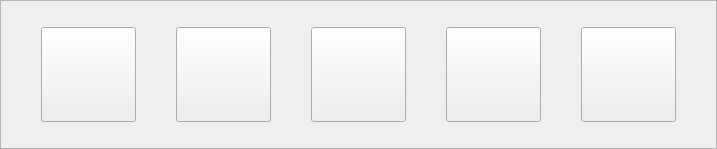
    <widget class="QFrame" name="frame_5">
     <property name="sizePolicy">
      <sizepolicy hsizetype="Preferred" vsizetype="Fixed">
       <horstretch>0</horstretch>
       <verstretch>0</verstretch>
      </sizepolicy>
     </property>
     <property name="minimumSize">
      <size>
       <width>0</width>
       <height>149</height>
      </size>
     </property>
     <property name="maximumSize">
      <size>
       <width>16777215</width>
       <height>149</height>
      </size>
     </property>
     <property name="frameShape">
      <enum>QFrame::StyledPanel</enum>
     </property>
     <property name="frameShadow">
      <enum>QFrame::Raised</enum>
     </property>
     <layout class="QGridLayout" name="gridLayout_6">
      <property name="leftMargin">
       <number>0</number>
      </property>
      <property name="topMargin">
       <number>0</number>
      </property>
      <property name="rightMargin">
       <number>0</number>
      </property>
      <property name="bottomMargin">
       <number>0</number>
      </property>
      <property name="spacing">
       <number>0</number>
      </property>
      <item row="0" column="5">
       <widget class="QPushButton" name="pushButton_zdbd">
        <property name="sizePolicy">
         <sizepolicy hsizetype="Fixed" vsizetype="Fixed">
          <horstretch>0</horstretch>
          <verstretch>0</verstretch>
         </sizepolicy>
        </property>
        <property name="minimumSize">
         <size>
          <width>95</width>
          <height>95</height>
         </size>
        </property>
        <property name="maximumSize">
         <size>
          <width>95</width>
          <height>95</height>
         </size>
        </property>
        <property name="focusPolicy">
         <enum>Qt::NoFocus</enum>
        </property>
        <property name="text">
         <string/>
        </property>
       </widget>
      </item>
      <item row="0" column="9">
       <widget class="QPushButton" name="pushButton_search">
        <property name="sizePolicy">
         <sizepolicy hsizetype="Fixed" vsizetype="Fixed">
          <horstretch>0</horstretch>
          <verstretch>0</verstretch>
         </sizepolicy>
        </property>
        <property name="minimumSize">
         <size>
          <width>95</width>
          <height>95</height>
         </size>
        </property>
        <property name="maximumSize">
         <size>
          <width>95</width>
          <height>95</height>
         </size>
        </property>
        <property name="focusPolicy">
         <enum>Qt::NoFocus</enum>
        </property>
        <property name="text">
         <string/>
        </property>
       </widget>
      </item>
      <item row="0" column="10">
       <spacer name="horizontalSpacer_36">
        <property name="orientation">
         <enum>Qt::Horizontal</enum>
        </property>
        <property name="sizeType">
         <enum>QSizePolicy::Preferred</enum>
        </property>
        <property name="sizeHint" stdset="0">
         <size>
          <width>40</width>
          <height>20</height>
         </size>
        </property>
       </spacer>
      </item>
      <item row="0" column="3">
       <widget class="QPushButton" name="pushButton_purchase">
        <property name="sizePolicy">
         <sizepolicy hsizetype="Fixed" vsizetype="Fixed">
          <horstretch>0</horstretch>
          <verstretch>0</verstretch>
         </sizepolicy>
        </property>
        <property name="minimumSize">
         <size>
          <width>95</width>
          <height>95</height>
         </size>
        </property>
        <property name="maximumSize">
         <size>
          <width>95</width>
          <height>95</height>
         </size>
        </property>
        <property name="focusPolicy">
         <enum>Qt::NoFocus</enum>
        </property>
        <property name="text">
         <string/>
        </property>
       </widget>
      </item>
      <item row="0" column="1">
       <widget class="QPushButton" name="pushButton_home">
        <property name="sizePolicy">
         <sizepolicy hsizetype="Fixed" vsizetype="Fixed">
          <horstretch>0</horstretch>
          <verstretch>0</verstretch>
         </sizepolicy>
        </property>
        <property name="minimumSize">
         <size>
          <width>95</width>
          <height>95</height>
         </size>
        </property>
        <property name="maximumSize">
         <size>
          <width>95</width>
          <height>95</height>
         </size>
        </property>
        <property name="focusPolicy">
         <enum>Qt::NoFocus</enum>
        </property>
        <property name="styleSheet">
         <string notr="true"/>
        </property>
        <property name="text">
         <string/>
        </property>
       </widget>
      </item>
      <item row="0" column="7">
       <widget class="QPushButton" name="pushButton_public">
        <property name="sizePolicy">
         <sizepolicy hsizetype="Fixed" vsizetype="Fixed">
          <horstretch>0</horstretch>
          <verstretch>0</verstretch>
         </sizepolicy>
        </property>
        <property name="minimumSize">
         <size>
          <width>95</width>
          <height>95</height>
         </size>
        </property>
        <property name="maximumSize">
         <size>
          <width>95</width>
          <height>95</height>
         </size>
        </property>
        <property name="focusPolicy">
         <enum>Qt::NoFocus</enum>
        </property>
        <property name="text">
         <string/>
        </property>
       </widget>
      </item>
      <item row="0" column="8">
       <spacer name="horizontalSpacer_40">
        <property name="orientation">
         <enum>Qt::Horizontal</enum>
        </property>
        <property name="sizeHint" stdset="0">
         <size>
          <width>40</width>
          <height>20</height>
         </size>
        </property>
       </spacer>
      </item>
      <item row="0" column="2">
       <spacer name="horizontalSpacer_37">
        <property name="orientation">
         <enum>Qt::Horizontal</enum>
        </property>
        <property name="sizeHint" stdset="0">
         <size>
          <width>40</width>
          <height>20</height>
         </size>
        </property>
       </spacer>
      </item>
      <item row="0" column="0">
       <spacer name="horizontalSpacer_38">
        <property name="orientation">
         <enum>Qt::Horizontal</enum>
        </property>
        <property name="sizeType">
         <enum>QSizePolicy::Preferred</enum>
        </property>
        <property name="sizeHint" stdset="0">
         <size>
          <width>40</width>
          <height>20</height>
         </size>
        </property>
       </spacer>
      </item>
      <item row="0" column="4">
       <spacer name="horizontalSpacer_39">
        <property name="orientation">
         <enum>Qt::Horizontal</enum>
        </property>
        <property name="sizeHint" stdset="0">
         <size>
          <width>40</width>
          <height>20</height>
         </size>
        </property>
       </spacer>
      </item>
      <item row="0" column="6">
       <spacer name="horizontalSpacer_13">
        <property name="orientation">
         <enum>Qt::Horizontal</enum>
        </property>
        <property name="sizeHint" stdset="0">
         <size>
          <width>40</width>
          <height>20</height>
         </size>
        </property>
       </spacer>
      </item>
     </layout>
    </widget>
